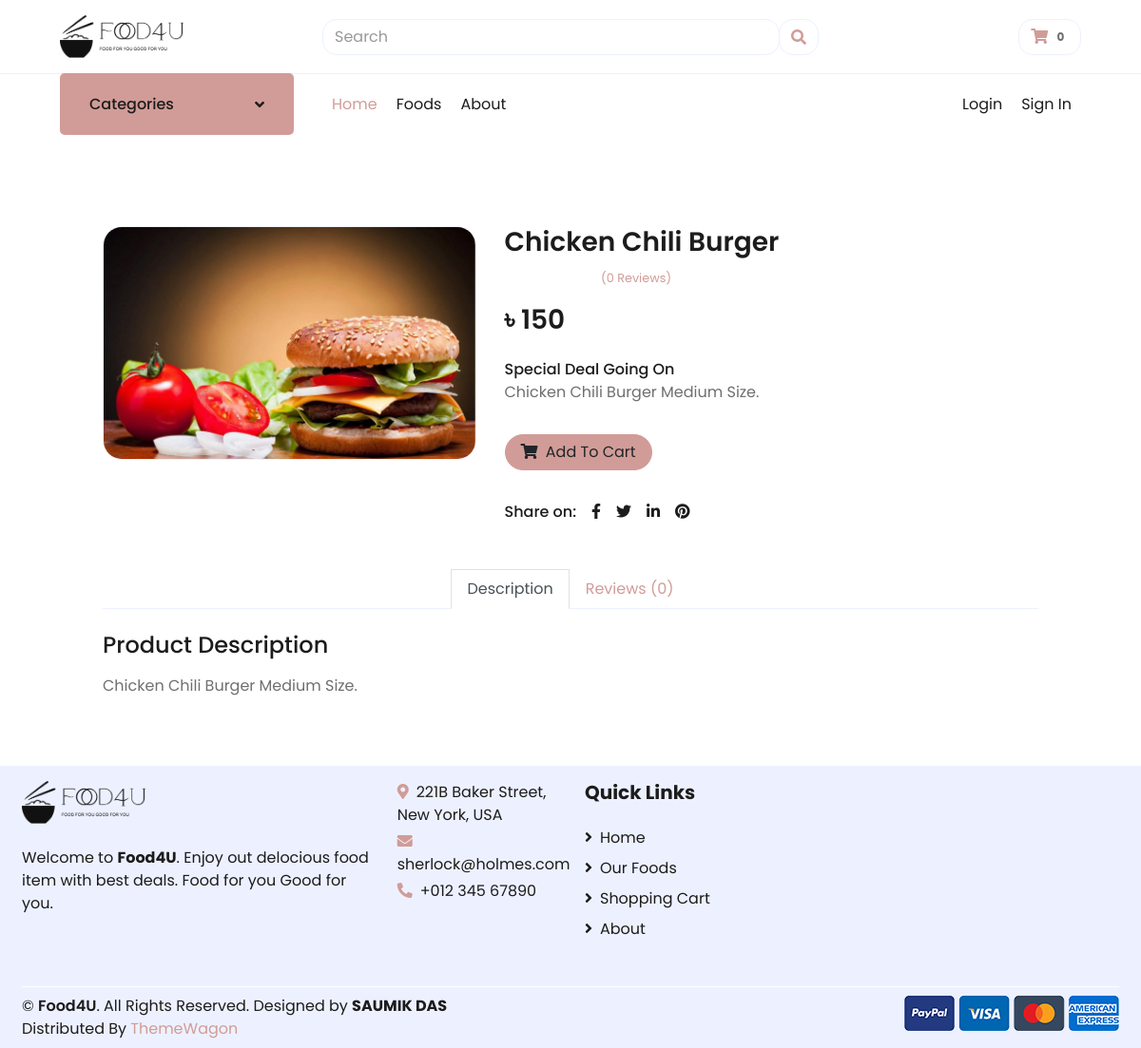
The page /store/category/burger/chicken-chili-burger/ on the database its author committed.
### store/models.py (models this page shows, shortened)
class Product(models.Model):
    product_name = models.CharField(max_length=200, unique=True)
    slug = models.SlugField(max_length=200, unique=True)
    description = models.TextField(max_length=500, blank=True)
    price = models.IntegerField()
    images = models.ImageField(upload_to='photos/products')
    stock = models.IntegerField()
    is_available = models.BooleanField(default=True)
    is_special = models.BooleanField(default=False)
    category = models.ForeignKey(Category, on_delete=models.CASCADE)
    created_date = models.DateTimeField(auto_now_add=True)
    modified_date = models.DateTimeField(auto_now=True)
    def averageReview(self):
        reviews = ReviewRating.objects.filter(
            product=self, status=True).aggregate(average=Avg('rating'))
        avg = 0
        if reviews['average'] is not None:
            avg = float(reviews['average'])
        return avg
    def countReview(self):
        reviews = ReviewRating.objects.filter(
            product=self, status=True).aggregate(count=Count('id'))
        count = 0
        if reviews['count'] is not None:
            count = int(reviews['count'])
        return count

### store/views.py (the view)
# urls.py: path('category/<slug:category_slug>/<slug:product_slug>/', views.product_detail, name='product_detail'),
def product_detail(request, category_slug, product_slug):
    try:
        single_product = Product.objects.get(
            category__slug=category_slug, slug=product_slug)
        in_cart = CartItem.objects.filter(cart__cart_id=_cart_id(
            request), product=single_product).exists()
    except Exception as e:
        raise e
    if request.user.is_authenticated:
        try:
            orderproduct = OrderProduct.objects.filter(
                user=request.user, product_id=single_product.id).exists()
        except OrderProduct.DoesNotExist:
            orderproduct = None
    else:
        orderproduct = None
    reviews = ReviewRating.objects.filter(
        product_id=single_product.id, status=True)
    context = {
        'single_product': single_product,
        'in_cart': in_cart,
        'orderproduct': orderproduct,
        'reviews': reviews,
    }
    return render(request, 'store/product_details.html', context)

### cart/context_processors.py (called while the page is built)
def counter(request):
    cart_count = 0
    if 'admin' in request.path:
        return {}
    else:
        try:
            cart = Cart.objects.filter(cart_id=_cart_id(request))
            if request.user.is_authenticated:
                cart_items = CartItem.objects.all().filter(user=request.user)
            else:
                cart_items = CartItem.objects.all().filter(cart=cart[:1])
            for cart_item in cart_items:
                cart_count += cart_item.quantity
        except Cart.DoesNotExist:
            cart_count = 0
    return dict(cart_count=cart_count)

### cart/views.py (called while the page is built)
def _cart_id(request):
    cart = request.session.session_key
    if not cart:
        cart = request.session.create()
    return cart

### category/context_processors.py (called while the page is built)
def menu_links(request):
    links = Category.objects.all()
    return dict(links=links)

### category/models.py (called while the page is built)
    def get_url(self):
        return reverse('products_by_category', args=[self.slug])

### store/templates/store/product_details.html (shortened to what this page needs)
{% extends 'base.html' %} {% load static %} {% block content %}
<section class="section-content padding-y bg">
  <div class="container">
<div class="container-fluid py-5">
  <div class="row px-xl-5">
      <div class="col-lg-5 pb-5">
          <div id="product-carousel" class="carousel slide" data-ride="carousel">
              <div class="carousel-inner border" style="border-radius:20px">
                  <div class="carousel-item active">
                      <img class="w-100 h-100" src="{{ single_product.images.url }}" alt="Image">
                  </div>
              </div>
          </div>
      </div>
      <div class="col-lg-7 pb-5">
          <h3 class="font-weight-semi-bold">{{ single_product.product_name }}</h3>
          <div class="d-flex mb-3">
            <div class="text-primary mr-2">
              <span>
                <i
                  class="fa fa-star{% if single_product.averageReview < 0.5 %}-o{% elif single_product.averageReview >= 0.5 and single_product.averageReview < 1 %}-half-o {% endif %}"
                  aria-hidden="true"
                ></i>
                <i
                  class="fa fa-star{% if single_product.averageReview < 1.5 %}-o{% elif single_product.averageReview >= 1.5 and single_product.averageReview < 2 %}-half-o {% endif %}"
                  aria-hidden="true"
                ></i>
                <i
                  class="fa fa-star{% if single_product.averageReview < 2.5 %}-o{% elif single_product.averageReview >= 2.5 and single_product.averageReview < 3 %}-half-o {% endif %}"
                  aria-hidden="true"
                ></i>
                <i
                  class="fa fa-star{% if single_product.averageReview < 3.5 %}-o{% elif single_product.averageReview >= 3.5 and single_product.averageReview < 4 %}-half-o {% endif %}"
                  aria-hidden="true"
                ></i>
                <i
                  class="fa fa-star{% if single_product.averageReview < 4.5 %}-o{% elif single_product.averageReview >= 4.5 and single_product.averageReview < 5 %}-half-o {% endif %}"
                  aria-hidden="true"
                ></i>
                <small class="pt-1">({{ single_product.countReview }} Reviews)</small>
              </span>
            </div>
          </div>
          <h3 class="font-weight-semi-bold mb-4">৳ {{ single_product.price }}</h3>
          {% if single_product.is_special %}
          <p class="text-dark font-weight-medium mb-0 mr-2">Special Deal Going On</p>
          {% endif %}
          <p class="mb-4">{{ single_product.description }}</p>
          <div class="d-flex align-items-center mb-4 pt-2">
              <a href="{% url 'add_cart' single_product.id %}" class="btn btn-primary px-3" style="border-radius:30px"><i class="fa fa-shopping-cart mr-1"></i> Add To Cart</a>
          </div>
          <div class="d-flex pt-2">
              <p class="text-dark font-weight-medium mb-0 mr-2">Share on:</p>
              <div class="d-inline-flex">
                  <a class="text-dark px-2" href="#">
                      <i class="fab fa-facebook-f"></i>
                  </a>
                  <a class="text-dark px-2" href="#">
                      <i class="fab fa-twitter"></i>
                  </a>
                  <a class="text-dark px-2" href="#">
                      <i class="fab fa-linkedin-in"></i>
                  </a>
                  <a class="text-dark px-2" href="#">
                      <i class="fab fa-pinterest"></i>
                  </a>
              </div>
          </div>
      </div>
  </div>
  <div class="row px-xl-5">
      <div class="col">
          <div class="nav nav-tabs justify-content-center border-secondary mb-4">
              <a class="nav-item nav-link active" data-toggle="tab" href="#tab-pane-1">Description</a>
              <a class="nav-item nav-link" data-toggle="tab" href="#tab-pane-3">Reviews ({{single_product.countReview}})</a>
          </div>
          <div class="tab-content">
              <div class="tab-pane fade show active" id="tab-pane-1">
                  <h4 class="mb-3">Product Description</h4>
                  <p>{{ single_product.description }}</p>
                </div>
      </div>
  </div>
</div>
      </div>
    </div>
</section>
{% endblock %}

### rows shown on the page
Product: images (picture), product_name "Chicken Chili Burger", countReview "0", price "150", description "Chicken Chili Burger Medium Size."

### other values the page prints
{{ cart_count }} "0"
